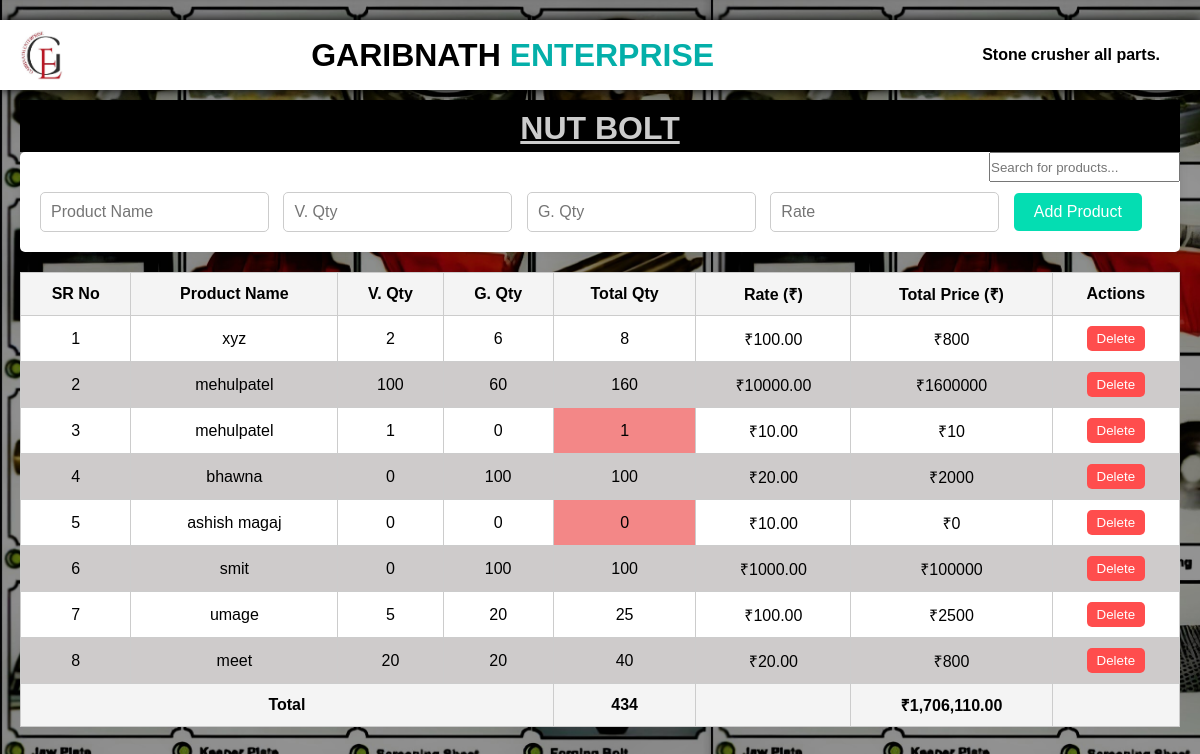
The page /nut bolt/nutbolt.php on the database its author committed.
### tables this page shows
CREATE TABLE `nut_bolt` (
  `id` int(11) NOT NULL,
  `name` varchar(255) NOT NULL,
  `v_qty` int(11) NOT NULL,
  `g_qty` int(11) NOT NULL,
  `rate` decimal(10,2) NOT NULL
);

### nut bolt/nutbolt.php (the view, shortened to what this page needs)
<?php include 'garibnath_db.php'; ?>
<!DOCTYPE html>
<html lang="en">
<head>
    <link rel="stylesheet" href="styles.css">
</head>
<body>
    <nav class="nav-container">
        <img class="logo" src="../image/garibnath.jpg" alt="error in the code">
        <div class="header">
            <h1 class="header-item">GARIBNATH <span style="color: #04afa9;">ENTERPRISE</span></h1>
        </div>
        <h3 class="download-btn">Stone crusher all parts.</h3>
    </nav>
    <h2 class="product-header centered" style="background-color:black;">NUT BOLT</h2>
    <input class="search" type="text" id="searchBar" placeholder="Search for products..." onkeyup="filterTable()">
    <form id="addForm" method="POST" action="add.php">
        <input type="text" name="name" placeholder="Product Name" required>
        <input type="number" name="v_qty" placeholder="V. Qty" required>
        <input type="number" name="g_qty" placeholder="G. Qty" required>
        <input type="number" name="rate" placeholder="Rate" step="0.01" required>
        <button type="submit">Add Product</button>
    </form>
    <table id="garibnathTable">
        <thead>
            <tr>
                <th>SR No</th>
                <th>Product Name</th>
                <th>V. Qty</th>
                <th>G. Qty</th>
                <th>Total Qty</th>
                <th>Rate (₹)</th>
                <th>Total Price (₹)</th>
                <th>Actions</th>
            </tr>
        </thead>
        <tbody>
            <?php
            $sql = "SELECT * FROM nut_bolt";
            $result = $conn->query($sql);
            $total_qty = 0;
            $total_price = 0;
            $sr_no = 1;
            if ($result->num_rows > 0) {
                while($row = $result->fetch_assoc()) {
                    $total_qty_product = $row['v_qty'] + $row['g_qty'];
                    $total_price_product = $total_qty_product * $row['rate'];
                    $total_qty += $total_qty_product;
                    $total_price += $total_price_product;
                    $qty_class = $total_qty_product < 5 ? 'low-quantity' : '';
                    echo "<tr data-id='{$row['id']}'>
                            <td>{$sr_no}</td>
                            <td class='editable' data-field='name'>{$row['name']}</td>
                            <td class='editable' data-field='v_qty'>{$row['v_qty']}</td>
                            <td class='editable' data-field='g_qty'>{$row['g_qty']}</td>
                            <td class='{$qty_class}'>{$total_qty_product}</td>
                            <td class='editable' data-field='rate'>₹{$row['rate']}</td>
                            <td>₹{$total_price_product}</td>
                            <td>
                                <button class='delete-btn'>Delete</button>
                            </td>
                          </tr>";
                    $sr_no++;
                }
            } else {
                echo "<tr><td colspan='8'>No records found</td></tr>";
            }
            ?>
        </tbody>
        <tfoot>
            <tr>
                <th colspan="4">Total</th>
                <th class="<?php echo $total_qty < 5 ? 'low-quantity' : ''; ?>"><?php echo $total_qty; ?></th>
                <th></th>
                <th>₹<?php echo number_format($total_price, 2); ?></th>
                <th></th>
            </tr>
        </tfoot>
    </table>
</body>
</html>

### nut bolt/styles.css (style rules this page uses)
* { margin: 0; padding: 0; box-sizing: border-box; }
body { font-family: Arial, sans-serif; background-image: url(../image/backgroundimage.jpg); padding: 20px; background-size:contain; }
.nav-container { display: flex; align-items: center; position: fixed; width: 100%; justify-content: space-between; background-color: #fff; color: black; box-shadow: 0 0 10px black ; padding: 10px 20px; margin-bottom: 20px; margin-left: -20px; }
.search { padding-right: 10px; height: 30px; float: right; clear: left; }
.logo { height: 50px; }
.header { flex-grow: 1; text-align: center; }
.header-item { font-size: 24px; font-size: xx-large; }
.download-btn { background-color: #fff; color: black; border: none; padding: 10px 20px; font-size: 16px; }
.centered { text-align: center; text-decoration: underline; margin-top: 80px; padding-top: 10px; padding-bottom: 5px; font-weight: 700; font-size: xx-large; color: #ccc; }
.low-quantity { color: black; background-color: #f38787; }
form { background-color: white; padding: 20px; padding-top: 40px; border-radius: 5px; margin-bottom: 20px; box-shadow: 0 0 10px rgba(0, 0, 0, 0.1); }
form input { margin-right: 10px; padding: 10px; border: 1px solid #ccc; border-radius: 5px; font-size: 16px; }
form button { background-color: #04ddb2; color: white; border: none; padding: 10px 20px; cursor: pointer; font-size: 16px; border-radius: 5px; }
table { width: 100%; border-collapse: collapse; margin-bottom: 20px; }
table th, table td { border: 1px solid #ccc; padding: 10px; text-align: center; }
table th { background-color: #f4f4f4; }
table tr { background-color: #fff; }
table tr:nth-child(even) { background-color: #cecbcb; }
table .editable { cursor: pointer; }
table .delete-btn { background-color: #ff4d4d; color: white; border: none; padding: 5px 10px; cursor: pointer; border-radius: 5px; }

### rows shown on the page
nut_bolt: name "xyz", v_qty "2", g_qty "6", total_qty_product "8", rate "100.00", total_price_product "800"
nut_bolt: name "mehulpatel", v_qty "100", g_qty "60", total_qty_product "160", rate "10000.00", total_price_product "1600000"
nut_bolt: name "mehulpatel", v_qty "1", g_qty "0", rate "10.00", total_price_product "10"
nut_bolt: name "bhawna", v_qty "0", g_qty "100", rate "20.00", total_price_product "2000"
nut_bolt: name "ashish magaj", v_qty "0", g_qty "0", rate "10.00"
nut_bolt: name "smit", v_qty "0", g_qty "100", rate "1000.00", total_price_product "100000"
nut_bolt: name "umage", v_qty "5", g_qty "20", total_qty_product "25", rate "100.00", total_price_product "2500"
nut_bolt: name "meet", v_qty "20", g_qty "20", total_qty_product "40", rate "20.00", total_price_product "800"

### other values the page prints
$total_qty "434"
$total_price "1,706,110.00"
